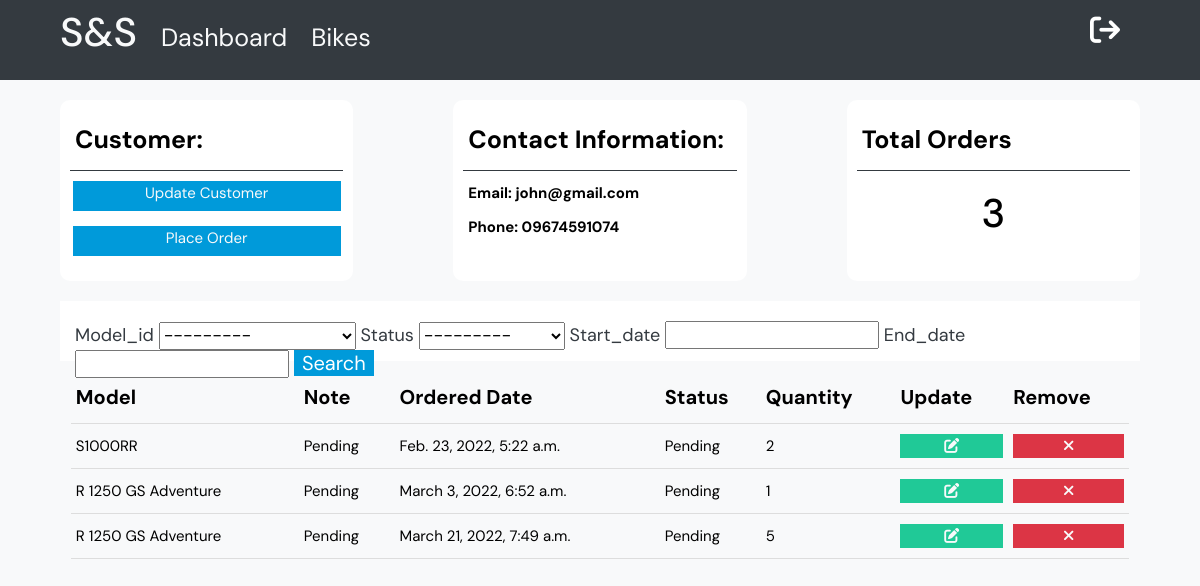
Page /customer/1/ (signed in) on the committed database.
### base/models.py (models this page shows, shortened)
class Customer(models.Model):
    name=models.CharField(max_length=200,null=True)
    phone=models.CharField(max_length=200,null=True)
    email=models.CharField(max_length=200,null=True)
    image=models.ImageField(default="user.png",null=True,blank=True)
    date_created=models.DateTimeField(auto_now_add=True,null=True)

class Order(models.Model):
    STATUS=(
        ('Pending','Pending'),
        ('Out of delivery','Out of delivery'),
        ('Delivered','Delivered'),
    )
    model_id=models.ForeignKey(B_models,null=True,on_delete=models.SET_NULL)
    customer=models.ForeignKey(Customer,null=True,on_delete=models.SET_NULL)
    quantity=models.IntegerField(default=0)
    date_created=models.DateTimeField(auto_now_add=True,null=True)
    status=models.CharField(max_length=200,null=True,choices=STATUS)

class B_models(models.Model):
    type_id=models.ForeignKey(Types,on_delete=models.CASCADE)
    name=models.CharField(max_length=200,null=True)
    description=models.TextField(null=True)
    base_prize=models.IntegerField(default=0)
    prize=models.IntegerField(default=0)
    quantity=models.IntegerField(default=0)
    image=models.ImageField(default="s1000rr.jpg",null=True,blank=True)
    def __str__(self):
        return self.name

### base/decorators.py (the view)
        def wrapper_func(request,*args,**kwargs):
            group=None
            if request.user.groups.exists():
                group=request.user.groups.all()[0].name
            if group in allowed_roles:
                return view_func(request,*args,**kwargs)
            else:
                return HttpResponse('You are not unauthorized to view this page')

### base/views.py (called while the page is built)
@login_required(login_url='base:login')
@allowed_users(allowed_roles=['admin','staff'])
def customer(request,pk):
    customer=Customer.objects.get(id=pk)
    models=B_models.objects.all()
    orders=customer.order_set.all()
    number_of_order=orders.count()
    myfilter=OrderFilter(request.GET,queryset=orders)
    orders=myfilter.qs
    context={'customer':customer,'orders':orders,'numbers':number_of_order,'models':models,'myfilter':myfilter}
    return render(request,'base/customer.html',context)

### templates/base/customer.html (shortened to what this page needs)
{% extends 'main.html' %}
{% block content %}
<div class="part-1">
    <div class="content white">
        <h1>Customer:</h1>
        <a class="btn btn-lg" href="{% url 'base:update-customer' customer.id %}">Update Customer</a>
        <a class="btn btn-lg" href="{% url 'base:create-order' customer.id %}">Place Order</a>
    </div>
    <div class="content white">
        <h1>Contact Information:</h1>
        <h2>Email: {{customer.email}}</h2>
        <h2>Phone: {{customer.phone}}</h2>
    </div>
    <div class="content white">
        <h1>Total Orders</h1>
        <h3 class="text-lg">{{numbers}}</h3>
    </div>
</div>
<div class="filter">
    <form action="" method="GET">
        {% for field in myfilter.form%}
          <label for="">{{field.name}}</label>
          {{field}}
        {% endfor %}
        <input class="btn-search" type="submit" value="Search">
    </form>
</div>
<div class="part1">
    <table>
        <tbody>
            <tr>
                <th>Model</th>
                <th>Note</th>
                <th>Ordered Date</th>
                <th>Status</th>
                <th>Quantity</th>
                <th>Update</th>
                <th>Remove</th>
            </tr>
            {% if orders %}
              {% for order in orders %}
                    <tr>
                        <td>{{order.model_id.name}}</td>
                        <td>{{order.status}}</td>
                        <td>{{order.date_created}}</td>
                        <td>{{order.status}}</td>
                        <td>{{order.quantity}}</td>
                        <td><a class="btn btn-sm teal" href="{% url 'base:update-order' order.id %}"><i class="fa-solid fa-pen-to-square"></i></a></td>
                        <td><a class="btn btn-sm warning" href="{% url 'base:delete-order' order.id %}"><i class="fa-solid fa-xmark"></i></a></td>
                    </tr>
               {% endfor %}
            {% endif %}
        </tbody>
    </table>
</div>
{% endblock %}

### static/styles/base.css (style rules this page uses)
:root { --color-dark:#000000; --color-gray-dark:#343a40; --color-white:#ffffff; --color-blue:#009ADA; --color-teal:#20c997; --color-cyan:#17a2b8; --color-warning:#dc3545; --color-light:#f8f9fa; }
* { font-family: "DM Sans", -apple-system, BlinkMacSystemFont, "Segoe UI", Roboto, Oxygen, Ubuntu, Cantarell, "Open Sans", "Helvetica Neue", sans-serif; margin: 0; padding: 0; box-sizing: border-box; text-rendering: optimizeLegibility; font-size: inherit; }
html { font-size: 56.25%; }
@media only screen and (min-width: 1200px) { html { font-size: 62.5%; } }
body { line-height: 1.6; font-weight: 400; font-size: 1.5rem; color: var(--color-dark); background-color: var(--color-light); min-height: 100vh; }
a { text-decoration: none; }
.text-lg { font-size: 4rem; font-weight: 500; }
.teal { background-color: var(--color-teal); }
.white { background-color: var(--color-white); }
.warning { background-color: var(--color-warning); }
.btn { color: var(--color-light); display: block; text-align: center; }
.btn-lg { width: 98%; height: 3rem; margin-left:1%; margin-right: 1%; margin-bottom: 1.5rem; background-color: var(--color-blue); }
.btn-sm { color: var(--color-light); }
table { width: 98%; margin: 0 1%; border-collapse: collapse; }
table th { border-bottom: 1px solid #ddd; padding-bottom: 1rem; padding-left: 0.5rem; text-align: left; font-size: 2rem; }
table td { padding: 1rem 0.5rem; border-bottom: 1px solid #ddd; }

### templates/base/customer.html (style rules this page uses)
.part-1 { display: grid; grid-gap: 10rem; grid-template-columns:1fr 1fr 1fr; margin: 2rem 0; }
.part-1 .content { text-align: center; border: var(--color-white) 1px solid; border-radius: 0.3rem; opacity: 100%; border: var(--color-white) 10px solid; border-radius: 10px; }
.part-1 .content h1 { padding: 1rem 0; padding-left: 0.5rem; margin-bottom: 1rem; text-align: left; font-size: 2.5rem; border-bottom: var(--color-gray-dark) 1px solid; }
.part-1 .content h2 { padding-left: 0.5rem; margin-bottom: 1rem; text-align: left; }
.filter { width: 100%; height: 6rem; margin-bottom: 2rem; background-color: var(--color-white); }
.filter form { width: 100%; margin-left: 1.5rem; font-size: 1.8rem; text-transform: capitalize; padding: 2rem 0; color: var(--color-gray-dark); }
.btn-search { border: none; background-color: var(--color-blue); color: var(--color-white); font-size: 2rem; width: 8rem; }

### rows in the picture
Customer: email "john@gmail.com", phone "09674591074"
Order: model_id.name "S1000RR", status "Pending", date_created "Feb. 23, 2022, 5:22 a.m.", quantity "2"
Order: model_id.name "R 1250 GS Adventure", status "Pending", date_created "March 3, 2022, 6:52 a.m.", quantity "1"
Order: model_id.name "R 1250 GS Adventure", status "Pending", date_created "March 21, 2022, 7:49 a.m.", quantity "5"

### other values in the picture
{{ numbers }} "3"
{{ field.name }} "Model_id" "Status" "Start_date" "End_date"
